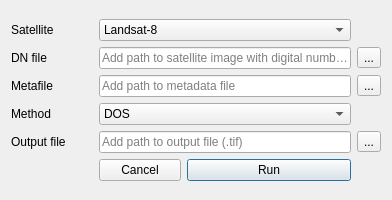
<?xml version="1.0" encoding="UTF-8"?>
<ui version="4.0">
 <class>Dialog</class>
 <widget class="QDialog" name="Dialog">
  <property name="windowModality">
   <enum>Qt::NonModal</enum>
  </property>
  <property name="enabled">
   <bool>true</bool>
  </property>
  <property name="geometry">
   <rect>
    <x>0</x>
    <y>0</y>
    <width>392</width>
    <height>200</height>
   </rect>
  </property>
  <property name="minimumSize">
   <size>
    <width>367</width>
    <height>200</height>
   </size>
  </property>
  <property name="contextMenuPolicy">
   <enum>Qt::PreventContextMenu</enum>
  </property>
  <property name="windowTitle">
   <string>Atmospheric correction</string>
  </property>
  <property name="sizeGripEnabled">
   <bool>false</bool>
  </property>
  <property name="modal">
   <bool>false</bool>
  </property>
  <layout class="QGridLayout" name="gridLayout_2">
   <item row="0" column="0">
    <layout class="QGridLayout" name="gridLayout">
     <item row="1" column="1" colspan="3">
      <widget class="QLineEdit" name="lineEdit_DN">
       <property name="enabled">
        <bool>true</bool>
       </property>
       <property name="text">
        <string/>
       </property>
       <property name="placeholderText">
        <string>Add path to satellite image with digital numbers</string>
       </property>
      </widget>
     </item>
     <item row="3" column="0">
      <widget class="QLabel" name="label_10">
       <property name="text">
        <string>Method</string>
       </property>
      </widget>
     </item>
     <item row="5" column="2" colspan="2">
      <widget class="QPushButton" name="pushButton_save">
       <property name="enabled">
        <bool>true</bool>
       </property>
       <property name="text">
        <string>Run</string>
       </property>
      </widget>
     </item>
     <item row="0" column="0">
      <widget class="QLabel" name="label_9">
       <property name="text">
        <string>Satellite</string>
       </property>
      </widget>
     </item>
     <item row="2" column="0">
      <widget class="QLabel" name="label_5">
       <property name="text">
        <string>Metafile</string>
       </property>
      </widget>
     </item>
     <item row="5" column="1">
      <widget class="QPushButton" name="pushButton_cancel">
       <property name="text">
        <string>Cancel</string>
       </property>
      </widget>
     </item>
     <item row="1" column="4">
      <widget class="QToolButton" name="toolButton_DN">
       <property name="text">
        <string>...</string>
       </property>
      </widget>
     </item>
     <item row="1" column="0">
      <widget class="QLabel" name="label_8">
       <property name="text">
        <string>DN file</string>
       </property>
      </widget>
     </item>
     <item row="2" column="1" colspan="3">
      <widget class="QLineEdit" name="lineEdit_meta">
       <property name="enabled">
        <bool>true</bool>
       </property>
       <property name="text">
        <string/>
       </property>
       <property name="placeholderText">
        <string>Add path to metadata file</string>
       </property>
      </widget>
     </item>
     <item row="2" column="4">
      <widget class="QToolButton" name="toolButton_meta">
       <property name="text">
        <string>...</string>
       </property>
      </widget>
     </item>
     <item row="4" column="1" colspan="3">
      <widget class="QLineEdit" name="lineEdit_output">
       <property name="enabled">
        <bool>true</bool>
       </property>
       <property name="text">
        <string/>
       </property>
       <property name="placeholderText">
        <string>Add path to output file (.tif)</string>
       </property>
      </widget>
     </item>
     <item row="3" column="1" colspan="3">
      <widget class="QComboBox" name="comboBox_method">
       <item>
        <property name="text">
         <string>DOS</string>
        </property>
       </item>
       <item>
        <property name="text">
         <string>TOA</string>
        </property>
       </item>
       <item>
        <property name="text">
         <string>RAD</string>
        </property>
       </item>
      </widget>
     </item>
     <item row="0" column="1" colspan="3">
      <widget class="QComboBox" name="comboBox_satellite">
       <item>
        <property name="text">
         <string>Landsat-8</string>
        </property>
       </item>
       <item>
        <property name="text">
         <string>Landsat-7</string>
        </property>
       </item>
       <item>
        <property name="text">
         <string>Sentinel-2A, 10m</string>
        </property>
       </item>
       <item>
        <property name="text">
         <string>Sentinel-2A, 60m</string>
        </property>
       </item>
      </widget>
     </item>
     <item row="4" column="4">
      <widget class="QToolButton" name="toolButton_output">
       <property name="text">
        <string>...</string>
       </property>
      </widget>
     </item>
     <item row="4" column="0">
      <widget class="QLabel" name="label_13">
       <property name="text">
        <string>Output file</string>
       </property>
      </widget>
     </item>
    </layout>
   </item>
  </layout>
 </widget>
 <resources/>
 <connections/>
</ui>
